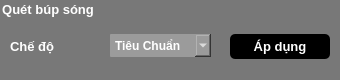
        <widget class="QGroupBox" name="groupBox_3">
         <property name="geometry">
          <rect>
           <x>260</x>
           <y>6</y>
           <width>340</width>
           <height>80</height>
          </rect>
         </property>
         <property name="minimumSize">
          <size>
           <width>0</width>
           <height>80</height>
          </size>
         </property>
         <property name="maximumSize">
          <size>
           <width>16777215</width>
           <height>80</height>
          </size>
         </property>
         <property name="font">
          <font>
           <pointsize>10</pointsize>
           <bold>true</bold>
          </font>
         </property>
         <property name="styleSheet">
          <string notr="true">color: rgb(255, 255, 255);
background-color: rgba(120, 120, 120);

border-radius: 5px;</string>
         </property>
         <property name="title">
          <string>Quét búp sóng</string>
         </property>
         <widget class="QComboBox" name="comboBox_2">
          <property name="geometry">
           <rect>
            <x>110</x>
            <y>34</y>
            <width>101</width>
            <height>23</height>
           </rect>
          </property>
          <property name="font">
           <font>
            <bold>true</bold>
           </font>
          </property>
          <property name="styleSheet">
           <string notr="true">color: rgb(255, 255, 255);
background-color: rgb(155,155, 155);
border: none;
border-radius: 1px;</string>
          </property>
          <item>
           <property name="text">
            <string>Tiêu Chuẩn</string>
           </property>
          </item>
          <item>
           <property name="text">
            <string>Mở Rộng</string>
           </property>
          </item>
          <item>
           <property name="text">
            <string>Siêu Thấp</string>
           </property>
          </item>
          <item>
           <property name="text">
            <string>Bắt Thấp</string>
           </property>
          </item>
          <item>
           <property name="text">
            <string>Bắt Gần</string>
           </property>
          </item>
         </widget>
         <widget class="QLabel" name="label_13">
          <property name="geometry">
           <rect>
            <x>10</x>
            <y>34</y>
            <width>81</width>
            <height>25</height>
           </rect>
          </property>
          <property name="font">
           <font>
            <pointsize>10</pointsize>
            <bold>true</bold>
           </font>
          </property>
          <property name="text">
           <string>Chế độ</string>
          </property>
         </widget>
         <widget class="QPushButton" name="pushButton_26">
          <property name="geometry">
           <rect>
            <x>230</x>
            <y>34</y>
            <width>100</width>
            <height>25</height>
           </rect>
          </property>
          <property name="minimumSize">
           <size>
            <width>100</width>
            <height>0</height>
           </size>
          </property>
          <property name="maximumSize">
           <size>
            <width>110</width>
            <height>25</height>
           </size>
          </property>
          <property name="font">
           <font>
            <family>MS Shell Dlg 2</family>
            <pointsize>10</pointsize>
            <bold>true</bold>
           </font>
          </property>
          <property name="autoFillBackground">
           <bool>false</bool>
          </property>
          <property name="styleSheet">
           <string notr="true">color: rgb(255, 255, 255);
background-color: rgba(0, 0, 0);
border: none;
border-radius: 5px;</string>
          </property>
          <property name="text">
           <string>Áp dụng</string>
          </property>
          <property name="flat">
           <bool>false</bool>
          </property>
         </widget>
        </widget>
